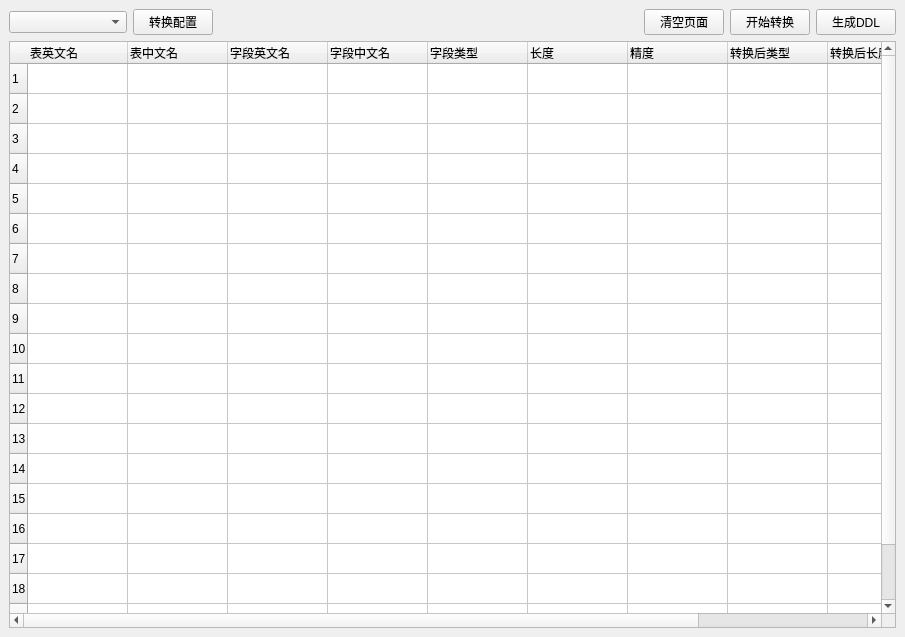
<?xml version="1.0" encoding="UTF-8"?>
<ui version="4.0">
 <class>MainWindow</class>
 <widget class="QMainWindow" name="MainWindow">
  <property name="geometry">
   <rect>
    <x>0</x>
    <y>0</y>
    <width>905</width>
    <height>637</height>
   </rect>
  </property>
  <property name="windowTitle">
   <string>数据库表结构转换</string>
  </property>
  <widget class="QWidget" name="centralwidget">
   <layout class="QVBoxLayout" name="verticalLayout">
    <item>
     <layout class="QHBoxLayout" name="horizontalLayout">
      <item>
       <widget class="ComboBox" name="comboBox">
        <property name="currentIndex">
         <number>-1</number>
        </property>
        <property name="placeholderText">
         <string>--选择配置文件--</string>
        </property>
        <item>
         <property name="text">
          <string>配置1</string>
         </property>
        </item>
        <item>
         <property name="text">
          <string>配置2</string>
         </property>
        </item>
       </widget>
      </item>
      <item>
       <widget class="PushButton" name="pushButton">
        <property name="text">
         <string>转换配置</string>
        </property>
       </widget>
      </item>
      <item>
       <spacer name="horizontalSpacer">
        <property name="orientation">
         <enum>Qt::Horizontal</enum>
        </property>
        <property name="sizeHint" stdset="0">
         <size>
          <width>40</width>
          <height>20</height>
         </size>
        </property>
       </spacer>
      </item>
      <item>
       <widget class="PushButton" name="pushButton_2">
        <property name="text">
         <string>清空页面</string>
        </property>
       </widget>
      </item>
      <item>
       <widget class="PushButton" name="pushButton_3">
        <property name="text">
         <string>开始转换</string>
        </property>
       </widget>
      </item>
      <item>
       <widget class="PushButton" name="pushButton_4">
        <property name="text">
         <string>生成DDL</string>
        </property>
       </widget>
      </item>
     </layout>
    </item>
    <item>
     <widget class="TableWidget" name="tableWidget">
      <property name="rowCount">
       <number>20</number>
      </property>
      <row/>
      <row/>
      <row/>
      <row/>
      <row/>
      <row/>
      <row/>
      <row/>
      <row/>
      <row/>
      <row/>
      <row/>
      <row/>
      <row/>
      <row/>
      <row/>
      <row/>
      <row/>
      <row/>
      <row/>
      <column>
       <property name="text">
        <string>表英文名</string>
       </property>
       <property name="textAlignment">
        <set>AlignLeading|AlignVCenter</set>
       </property>
      </column>
      <column>
       <property name="text">
        <string>表中文名</string>
       </property>
       <property name="textAlignment">
        <set>AlignLeading|AlignVCenter</set>
       </property>
      </column>
      <column>
       <property name="text">
        <string>字段英文名</string>
       </property>
       <property name="textAlignment">
        <set>AlignLeading|AlignVCenter</set>
       </property>
      </column>
      <column>
       <property name="text">
        <string>字段中文名</string>
       </property>
       <property name="textAlignment">
        <set>AlignLeading|AlignVCenter</set>
       </property>
      </column>
      <column>
       <property name="text">
        <string>字段类型</string>
       </property>
       <property name="textAlignment">
        <set>AlignLeading|AlignVCenter</set>
       </property>
      </column>
      <column>
       <property name="text">
        <string>长度</string>
       </property>
       <property name="textAlignment">
        <set>AlignLeading|AlignVCenter</set>
       </property>
      </column>
      <column>
       <property name="text">
        <string>精度</string>
       </property>
       <property name="textAlignment">
        <set>AlignLeading|AlignVCenter</set>
       </property>
      </column>
      <column>
       <property name="text">
        <string>转换后类型</string>
       </property>
       <property name="textAlignment">
        <set>AlignLeading|AlignVCenter</set>
       </property>
      </column>
      <column>
       <property name="text">
        <string>转换后长度</string>
       </property>
       <property name="textAlignment">
        <set>AlignLeading|AlignVCenter</set>
       </property>
      </column>
      <column>
       <property name="text">
        <string>转换后精度</string>
       </property>
       <property name="textAlignment">
        <set>AlignLeading|AlignVCenter</set>
       </property>
      </column>
     </widget>
    </item>
   </layout>
  </widget>
 </widget>
 <customwidgets>
  <customwidget>
   <class>PushButton</class>
   <extends>QPushButton</extends>
   <header location="global">qfluentwidgets</header>
  </customwidget>
  <customwidget>
   <class>TableWidget</class>
   <extends>QTableWidget</extends>
   <header location="global">MyWidget.TableWidget</header>
  </customwidget>
  <customwidget>
   <class>ComboBox</class>
   <extends>QComboBox</extends>
   <header location="global">qfluentwidgets</header>
  </customwidget>
 </customwidgets>
 <resources/>
 <connections/>
</ui>
